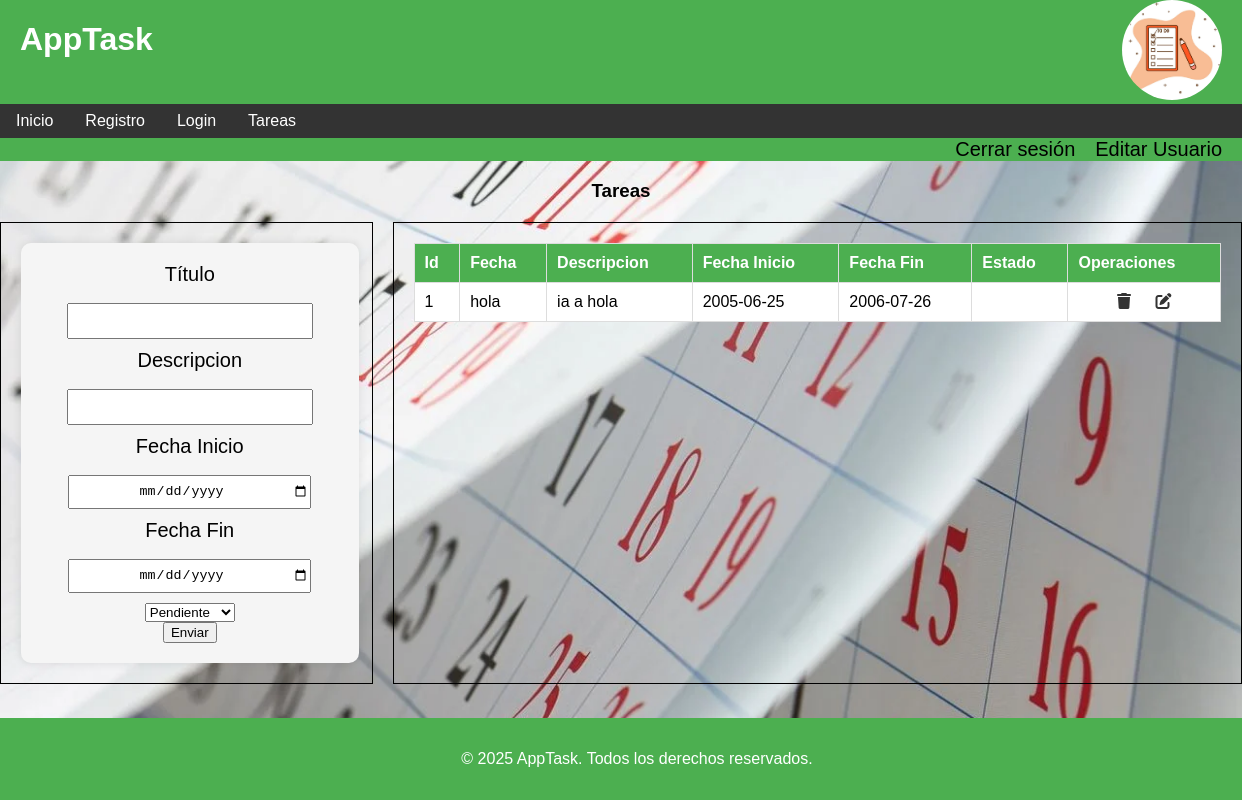
Page /task.php (signed in) on the earlier database version.
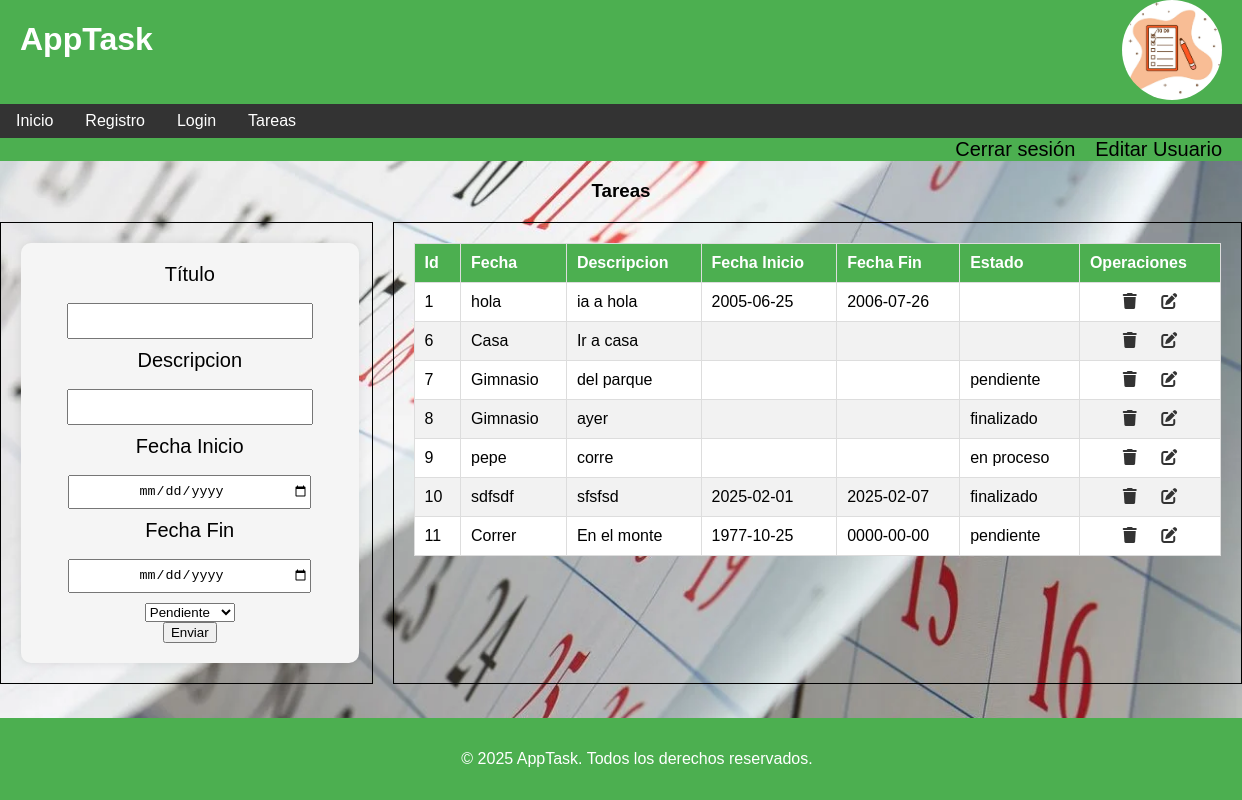
Same page on the later database version.
### tables this page shows
CREATE TABLE `tareas` (
  `tareas_id` int(11) NOT NULL AUTO_INCREMENT,
  `titulo` varchar(45) DEFAULT NULL,
  `descripcion` varchar(105) DEFAULT NULL,
  `fecha_inicio` date DEFAULT NULL,
  `fecha_fin` date DEFAULT NULL,
  `estado` varchar(255) DEFAULT NULL,
  `Usuarios_id` int(11) NOT NULL,
  PRIMARY KEY (`tareas_id`),
  KEY `fk_idx` (`Usuarios_id`),
  CONSTRAINT `fk` FOREIGN KEY (`Usuarios_id`) REFERENCES `usuarios` (`Usuarios_id`) ON DELETE NO ACTION ON UPDATE NO ACTION
);

### task.php (the view, shortened to what this page needs)
<?php
include("conexiondb.php");
$sql = "select * from tareas where usuarios_id = " . $_SESSION["id"];
$result = $conexion->query($sql);
include("./partials/cabecera.php");
?>
<div class="logoutEdit">
    <a href="logout.php">Cerrar sesión</a>
    <a href="editar_usuario.php?usuarios_id=<?php echo $_SESSION["id"] ?>">Editar Usuario</a>
</div>
<section class="containerTask">
    <h3>Tareas</h3>
    <div class="contenedordivs">
    <div class="tareas">
        <form action="nueva_tarea.php" method="post" id="formTareas">
            <label for="titulo">Título</label>
            <input required type="text" name="titulo" id="titulo">
            <label for="descripcion">Descripcion</label>
            <input required type="text" name="descripcion" id="descripcion">
            <label for="fecha_inicio">Fecha Inicio</label>
            <input type="date" name="fecha_inicio" id="fecha" value="">
            <label for="fecha_fin">Fecha Fin</label>
            <input type="date" name="fecha_fin" id="fecha" value="">
            <select name="estado" id="estado">
                <option value="pendiente">Pendiente</option>
            </select>
            <button>Enviar</button>
        </form>
    </div>
    <div class="lista">
        <table id="tablaTareas">
            <thead>
                <th>Id</th>
                <th>Fecha</th>
                <th>Descripcion</th>
                <th>Fecha Inicio</th>
                <th>Fecha Fin</th>
                <th>Estado</th>
                <th>Operaciones</th>
            </thead>
            <tbody id="tbodyTareas">
                <?php
                while ($row = $result->fetch()) {
                    echo "<tr>
                            <td>" . $row['tareas_id'] . "</td>
                            <td>" . $row['titulo'] . "</td>
                            <td>" . $row['descripcion'] . "</td>
                            <td>" . $row['fecha_inicio'] . "</td>
                            <td>" . $row['fecha_fin'] . "</td>
                            <td>" . $row['estado'] . "
                              <td>
                                <a href='borrar_tareas.php?tareas_id=".$row['tareas_id']."'><i class='fa-solid fa-trash'></i></a>
                                <a href='editar_tareas.php?tareas_id=".$row['tareas_id']."'<i class='fa-solid fa-pen-to-square'></i></a>
                            </td>
                            </td>                            </tr>";
                }
                ?>
        </table>
    </div>
    </div>
</section>
<?php
include 'partials/footer.php';
?>

### partials/cabecera.php (shortened to what this page needs)
<!DOCTYPE html>
<html lang="es">
<head>
    <link rel="stylesheet" href="css/index.css">
    <link rel="stylesheet" href="css/registro.css">
    <link rel="stylesheet" href="css/task.css">
    <link rel="stylesheet" href="css/login.css">
    <link rel="stylesheet" href="https://cdnjs.cloudflare.com/ajax/libs/font-awesome/6.7.2/css/all.min.css"
 />
</head>
<body>
    <header>
        <h1>AppTask</h1>
        <a href="index.php"><img src="img/tareas.jpg" alt="logo Task"></a>
    </header>
    <nav>
        <a href="index.php">Inicio</a>
        <a href="registro.php">Registro</a>
        <a href="login.php">Login</a>
        <a href="task.php">Tareas</a>
    </nav>

### partials/footer.php (shortened to what this page needs)
    <footer>
        <p>© 2025 AppTask. Todos los derechos reservados.</p>
    </footer>
</body>
</html>

### css/index.css (style rules this page uses)
html, body { height: 100%; margin: 0; display: flex; flex-direction: column; }
body { max-height: 100vh; font-family: Arial, sans-serif; margin: 0; padding: 0; background-color: #f4f4f4; }
header { background-color: #4CAF50; color: white; text-align: center; display: flex; justify-content: space-between; }
header img { width: 100px; height: 100px; border-radius: 50%; margin-right: 20px; }
header h1 { margin-left: 20px; }
nav { display: flex; justify-content:flex-start; background-color: #333; }
nav a { color: white; text-decoration: none; padding: 0.5rem 1rem; }
footer { background-color: #4CAF50; color: white; text-align: center; padding: 1rem; position: relative; width: 100%; bottom: 0; }

### css/registro.css (style rules this page uses)
section form { font-size: 20px; display: flex; flex-direction: column; justify-content: center; align-items: center; background-color: #f5f5f5; padding: 20px; border-radius: 10px; box-shadow: 0 0 10px rgba(0,0,0,0.1); width: 40%; max-height: 90vh; overflow: auto; }
form label, form input { height: 30px; width: 80%; margin-bottom: 10px; text-align: center; }

### css/task.css (style rules this page uses)
.containerTask { margin: 0; background-image: url('../img/Calendario.webp'); background-size: cover; background-repeat: no-repeat; background-attachment: fixed; overflow: hidden; height: 100vh; }
.containerTask h3 { width: 100%; text-align: center; margin-bottom: 20px; }
.contenedordivs { display: flex; gap: 20px; }
.tareas { width: 30%; padding: 20px; border: 1px solid #000; box-sizing: border-box; }
.lista { flex: 1; padding: 20px; border: 1px solid #000; box-sizing: border-box; }
.tareas form { width: 90%; justify-content: center; text-align: center; }
#tablaTareas { width: 90%; border-collapse: collapse; }
.logoutEdit { background-color: #4CAF50; display: flex; justify-content: right; text-align: center; }
.logoutEdit a { margin-right: 20px; text-decoration: none; color: #000; font-size: 20px; }
#tablaTareas { width: 100%; border-collapse: collapse; }
#tablaTareas tr:nth-child(even) { background-color: #f2f2f2; }
#tablaTareas tr:nth-child(odd) { background-color: #ffffff; }
#tablaTareas th, #tablaTareas td { padding: 10px; text-align: left; border: 1px solid #ddd; }
#tablaTareas th { background-color: #4CAF50; color: white; }
#tablaTareas td:last-child { text-align: center; }
#tablaTareas td a { margin: 0 10px; color: #333; font-size: 16px; text-decoration: none; }

Differences in the rows shown:
added tareas: tareas_id "6", titulo "Casa", descripcion "Ir a casa"
added tareas: tareas_id "7", titulo "Gimnasio", descripcion "del parque", estado "pendiente"
added tareas: tareas_id "8", titulo "Gimnasio", descripcion "ayer", estado "finalizado"
added tareas: tareas_id "9", titulo "pepe", descripcion "corre", estado "en proceso"
added tareas: tareas_id "10", titulo "sdfsdf", descripcion "sfsfsd", fecha_inicio "2025-02-01", fecha_fin "2025-02-07", estado "finalizado"
added tareas: tareas_id "11", titulo "Correr", descripcion "En el monte", fecha_inicio "1977-10-25", fecha_fin "0000-00-00", estado "pendiente"
